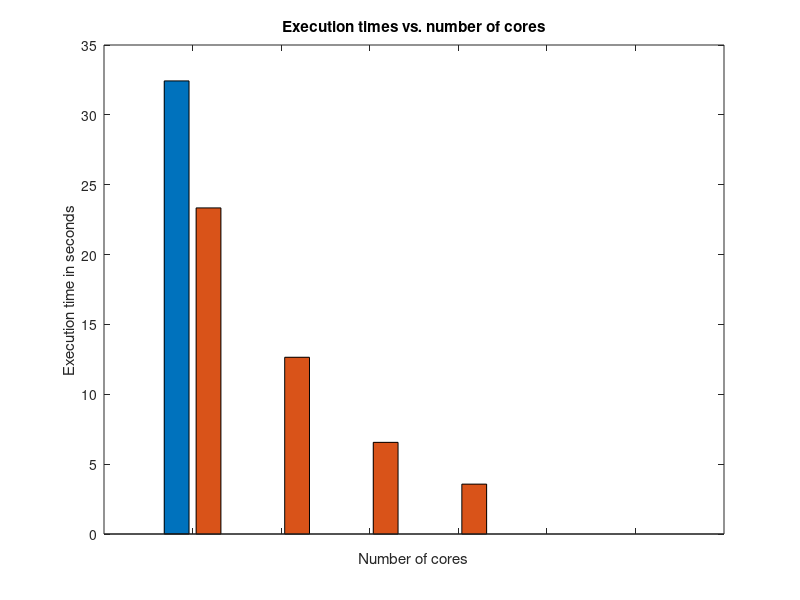

Write MATLAB code to recreate this figure. (Note: this script raises an error after producing the figure.)
seqExeTimes = [32.43 0.0 0.0 0.0 0.0 0.0];                             
parExeTimes = [23.34 12.65 6.56 3.57 0.0 0.0];
allExeTimes = horzcat(seqExeTimes(:), parExeTimes(:));
ticks = [1 2 3 4 5 6];
tickLabels = {1 2 4 8 16 32};

bar(allExeTimes);

title('Execution times vs. number of cores');
ax = gca;

xlabel('Number of cores')
set(gca, 'XTick', ticks);
set(gca, 'XTickLabel', tickLabels);

ylabel('Execution time in seconds');
ax.YGrid = 'on';

hold on

plot(parExeTimes)
